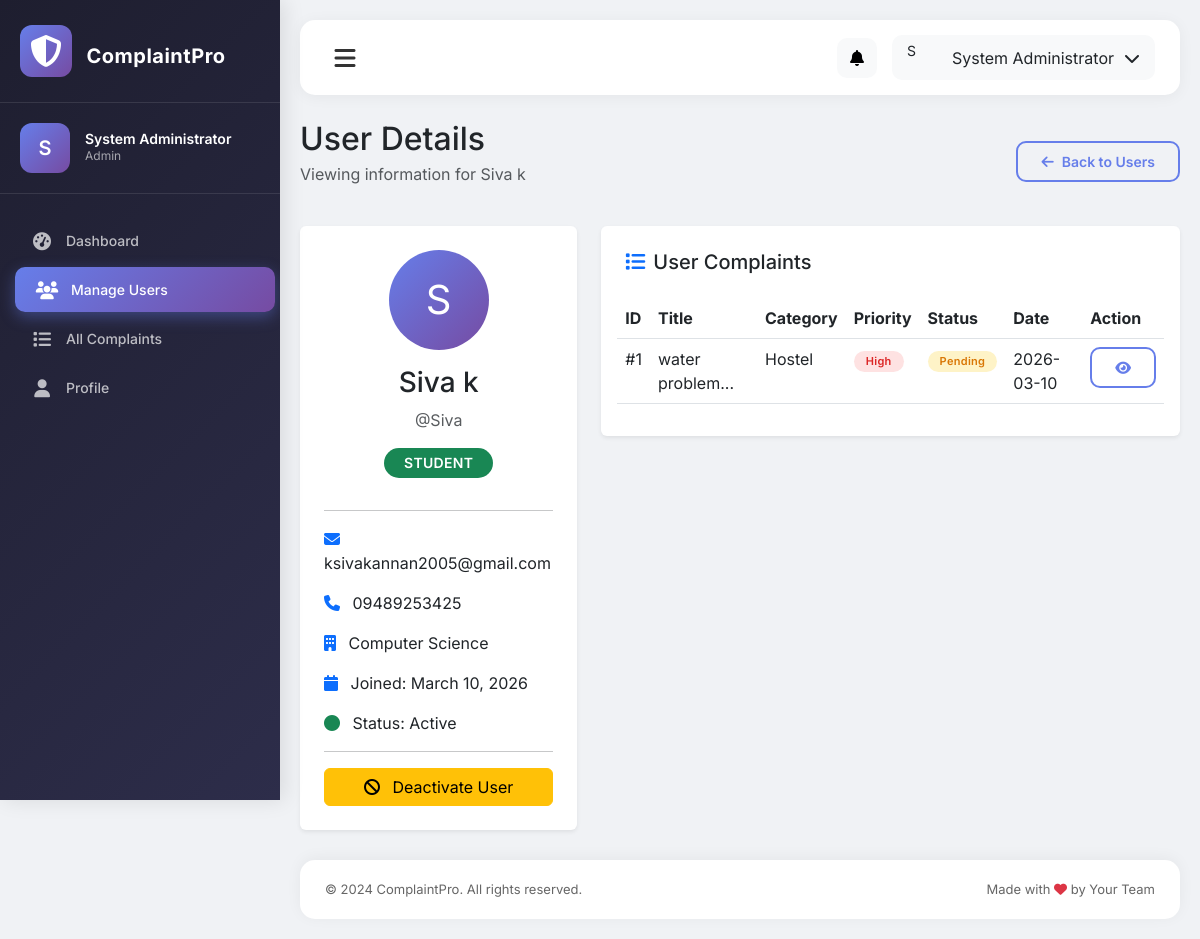
Page /admin/user/2 (signed in) on the earlier database version.
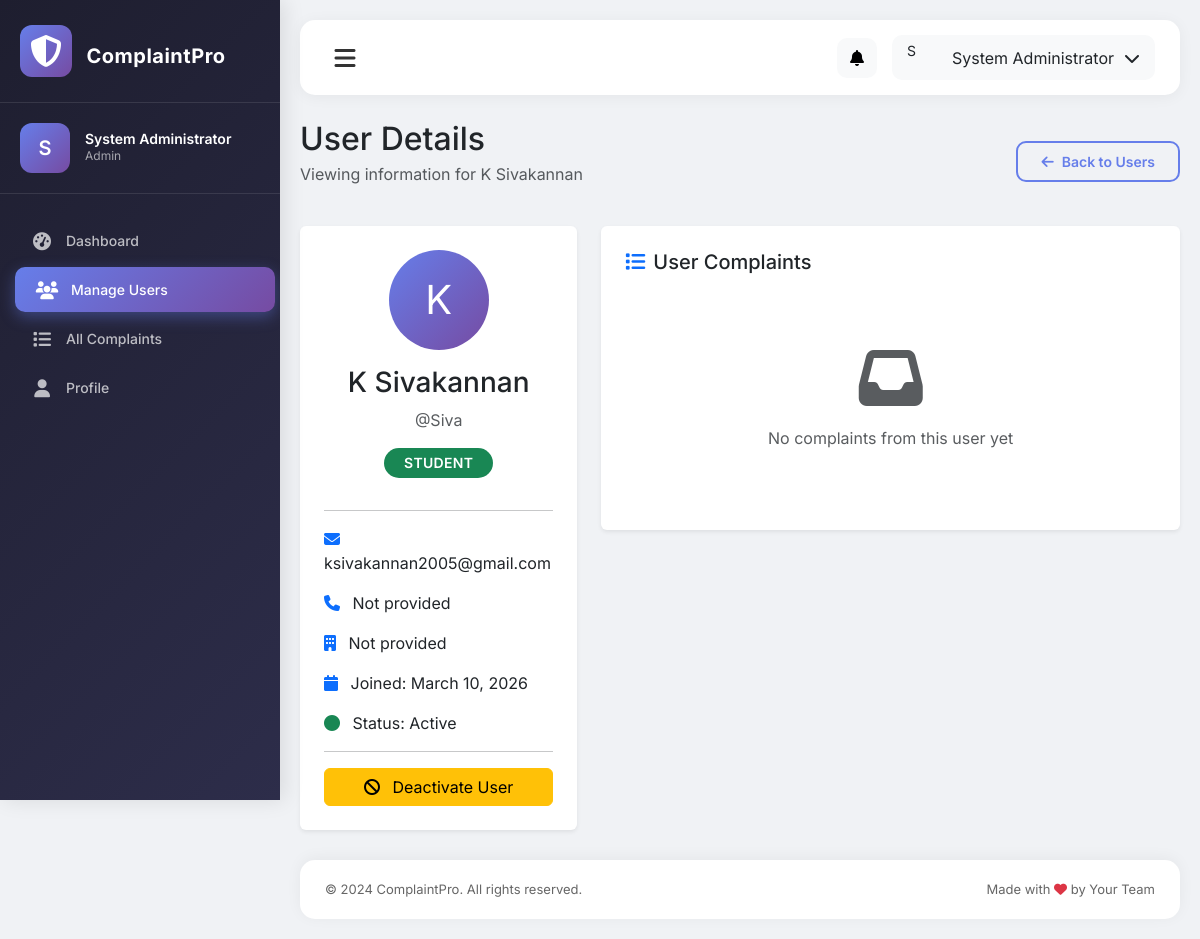
Same page on the later database version.
### app.py (models this page shows)
class User(db.Model):
    __tablename__ = 'user'
    id = db.Column(db.Integer, primary_key=True)
    username = db.Column(db.String(80), unique=True, nullable=False)
    password = db.Column(db.String(120), nullable=False)
    email = db.Column(db.String(120), unique=True, nullable=False)
    full_name = db.Column(db.String(120), nullable=False)
    role = db.Column(db.String(20), nullable=False, default='student')
    department = db.Column(db.String(50))
    phone = db.Column(db.String(15))
    created_at = db.Column(db.DateTime, default=datetime.utcnow)
    last_login = db.Column(db.DateTime)
    status = db.Column(db.Boolean, default=True)
    complaints = db.relationship('Complaint',
                                foreign_keys='Complaint.user_id',
                                backref='complainant',
                                lazy=True)
    assigned_complaints = db.relationship('Complaint',
                                         foreign_keys='Complaint.assigned_to',
                                         backref='assignee',
                                         lazy=True)

class Complaint(db.Model):
    __tablename__ = 'complaint'
    id = db.Column(db.Integer, primary_key=True)
    user_id = db.Column(db.Integer, db.ForeignKey('user.id'), nullable=False)
    title = db.Column(db.String(200), nullable=False)
    description = db.Column(db.Text, nullable=False)
    category = db.Column(db.String(50), nullable=False)
    priority = db.Column(db.String(20), default='Medium')
    status = db.Column(db.String(20), default='Pending')
    assigned_to = db.Column(db.Integer, db.ForeignKey('user.id'))
    submitted_at = db.Column(db.DateTime, default=datetime.utcnow)
    last_updated = db.Column(db.DateTime, default=datetime.utcnow, onupdate=datetime.utcnow)
    resolved_at = db.Column(db.DateTime)
    attachment = db.Column(db.String(200))
    anonymous = db.Column(db.Boolean, default=False)
    feedback_rating = db.Column(db.Integer)
    feedback_comment = db.Column(db.Text)

### app.py (the view)
@app.route('/admin/user/<int:user_id>')
@login_required
@role_required('admin')
def view_user(user_id):
    user = User.query.get_or_404(user_id)
    complaints = Complaint.query.filter_by(user_id=user_id).all()
    return render_template('admin/view_user.html', user=user, complaints=complaints)

### app.py (called while the page is built)
def login_required(f):
    @wraps(f)
    def decorated_function(*args, **kwargs):
        if 'user_id' not in session:
            flash('Please login first!', 'warning')
            return redirect(url_for('login'))
        return f(*args, **kwargs)
    return decorated_function

def role_required(*roles):
    def decorator(f):
        @wraps(f)
        def decorated_function(*args, **kwargs):
            if 'role' not in session or session['role'] not in roles:
                flash('Access denied!', 'danger')
                return redirect(url_for('dashboard'))
            return f(*args, **kwargs)
        return decorated_function
    return decorator

### templates/admin/view_user.html (shortened to what the changed rows need)
{% extends "base.html" %}
{% block content %}
<div class="container-fluid px-0">
    <div class="d-flex justify-content-between align-items-center mb-4">
        <div>
            <h2 class="mb-1">User Details</h2>
            <p class="text-muted">Viewing information for {{ user.full_name }}</p>
        </div>
    </div>
    <div class="row">
        <div class="col-md-4">
            <div class="card border-0 shadow-sm">
                <div class="card-body text-center p-4">
                    <div class="user-avatar-large mb-3">
                        <div class="avatar-circle" style="width: 100px; height: 100px; border-radius: 50%; background: linear-gradient(135deg, #667eea 0%, #764ba2 100%); display: flex; align-items: center; justify-content: center; margin: 0 auto;">
                            <span style="font-size: 40px; color: white;">{{ user.full_name[0] }}</span>
                        </div>
                    </div>
                    <h3>{{ user.full_name }}</h3>
                    <p class="text-muted">@{{ user.username }}</p>
                    <span class="badge bg-{{ 'danger' if user.role == 'admin' else 'info' if user.role == 'faculty' else 'success' }} mb-3" style="font-size: 14px; padding: 8px 20px;">
                        {{ user.role|upper }}
                    </span>
                    <hr>
                    <div class="text-start">
                        <p><i class="fas fa-envelope me-2 text-primary"></i> {{ user.email }}</p>
                        <p><i class="fas fa-phone me-2 text-primary"></i> {{ user.phone or 'Not provided' }}</p>
                        <p><i class="fas fa-building me-2 text-primary"></i> {{ user.department or 'Not provided' }}</p>
                        <p><i class="fas fa-calendar me-2 text-primary"></i> Joined: {{ user.created_at.strftime('%B %d, %Y') }}</p>
                        <p>
                            <i class="fas fa-circle me-2 {{ 'text-success' if user.status else 'text-danger' }}"></i>
                            Status: {{ 'Active' if user.status else 'Inactive' }}
                        </p>
                    </div>
                    <hr>
                    <div class="d-grid gap-2">
                        <a href="{{ url_for('toggle_user_status', user_id=user.id) }}"
                           class="btn btn-{{ 'warning' if user.status else 'success' }}"
                           onclick="return confirm('Are you sure you want to {{ 'deactivate' if user.status else 'activate' }} this user?')">
                            <i class="fas fa-{{ 'ban' if user.status else 'check' }} me-2"></i>
                            {{ 'Deactivate' if user.status else 'Activate' }} User
                        </a>
                    </div>
                </div>
            </div>
        </div>
        <div class="col-md-8">
            <div class="card border-0 shadow-sm">
                <div class="card-body">
                    {% if complaints %}
                        <div class="table-responsive">
                            <table class="table">
                                <thead>
                                    <tr>
                                        <th>ID</th>
                                        <th>Title</th>
                                        <th>Category</th>
                                        <th>Priority</th>
                                        <th>Status</th>
                                        <th>Date</th>
                                        <th>Action</th>
                                    </tr>
                                </thead>
                                <tbody>
                                    {% for complaint in complaints %}
                                    <tr>
                                        <td>#{{ complaint.id }}</td>
                                        <td>{{ complaint.title[:30] }}...</td>
                                        <td>{{ complaint.category }}</td>
                                        <td>
                                            <span class="badge bg-{{ complaint.priority|lower }}">
                                                {{ complaint.priority }}
                                            </span>
                                        </td>
                                        <td>
                                            <span class="badge bg-{{ 'pending' if complaint.status == 'Pending' else 'progress' if complaint.status == 'In Progress' else 'resolved' }}">
                                                {{ complaint.status }}
                                            </span>
                                        </td>
                                        <td>{{ complaint.submitted_at.strftime('%Y-%m-%d') }}</td>
                                        <td>
                                            <a href="{{ url_for('view_complaint', complaint_id=complaint.id) }}"
                                               class="btn btn-sm btn-outline-gradient">
                                                <i class="fas fa-eye"></i>
                                            </a>
                                        </td>
                                    </tr>
                                    {% endfor %}
                                </tbody>
                            </table>
                        </div>
                    {% else %}
                        <div class="text-center py-5">
                            <i class="fas fa-inbox fa-4x text-muted mb-3"></i>
                            <p class="text-muted">No complaints from this user yet</p>
                        </div>
                    {% endif %}
                </div>
            </div>
        </div>
    </div>
</div>
{% endblock %}

Differences in the rows shown:
removed Complaint: id "1", title "water problem", category "Hostel", priority "High", status "Pending", submitted_at "2026-03-10"
changed User "Siva": full_name "Siva k" → "K Sivakannan"; full_name "S" → "K"; phone "09489253425" → "Not provided"; department "Computer Science" → "Not provided"
Other differences:
text no longer shown: "ID Title Category Priority Status Date Action"
text now shown: "No complaints from this user yet"
